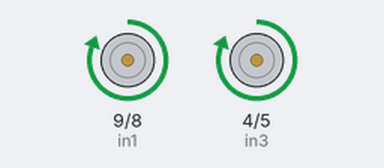
A sketch run on a simulated Arduino Uno, built with avr-gcc and run on an emulated ATmega328P. Parts: motor-driver pin pairs drawn as motors (green arrow = first pin HIGH = forward, orange = second pin HIGH = backward, longer = more drive, scaled by the enable pin).

Above: at 1.0 s.
At 5.0 s:
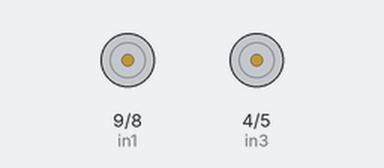
At 19.2 s:
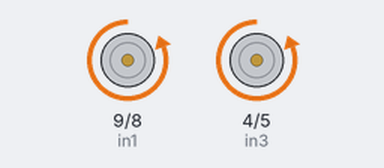
Timing chart, 0 to 21.1 s (numbered marks = the images above):
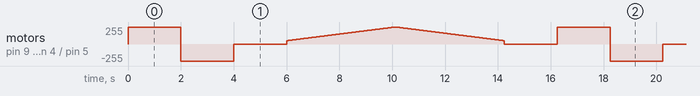

The sketch:

L298N_Motor_Driving_Demo.ino
```cpp
// motor A
#define enA 10
#define in1 9
#define in2 8

// motor B
#define enB 3
#define in3 4
#define in4 5

void setup() {
  // set all the motor control pins to outputs
  pinMode (enA, OUTPUT);
  pinMode (enB, OUTPUT);
  pinMode (in1, OUTPUT);
  pinMode (in2, OUTPUT);
  pinMode (in3, OUTPUT);
  pinMode (in4, OUTPUT);
}

void demoOne() {
  // this function wil run the motors in both directions at a fixed speed

  // turn on motor A
  digitalWrite (in1, HIGH);
  digitalWrite (in2, LOW);
  // set speed to 200 out of possible range 0-255
  analogWrite (enA, 255);

  //turn on motor B
  digitalWrite (in3, HIGH);
  digitalWrite (in4, LOW);
  //set speed to 200 out of possible range 0-255
  analogWrite (enB, 255);

  delay (2000);


  digitalWrite (in1, LOW);
  digitalWrite (in2, HIGH);
  analogWrite (enA, 255);

  digitalWrite (in3, LOW);
  digitalWrite (in4, HIGH);
  analogWrite (enB, 255);

  delay (2000);

  //now turn off motors
  digitalWrite (in1, LOW);
  digitalWrite (in2, LOW);
  digitalWrite (in3, LOW);
  digitalWrite (in4, LOW);
  delay (2000);
}

void demoTwo() {
  // this function wil run the motors across the range of possible speeds
  // note that maximum speed is determined by the motor itself and the operating voltage
  // the PWM values sent by analogWrite() are fractions of the maximum speed possible by your hardware

  //turn on motors
  digitalWrite (in1, HIGH);
  digitalWrite (in2, LOW);
  digitalWrite (in3, HIGH);
  digitalWrite (in4, LOW);

  // accelerate from zero to maximum speed
  for (int i=50; i<=255; i++) {
    analogWrite (enA, i);
    analogWrite (enB, i);
    delay (20);
  }

  // decelerate from maximum speed to zero
  for (int i=255; i>=50; --i) {
    analogWrite (enA, i);
    analogWrite (enB, i);
    delay (20);
  }

  //now turn off motors
  digitalWrite (in1, LOW);
  digitalWrite (in2, LOW);
  digitalWrite (in3, LOW);
  digitalWrite (in4, LOW);
  delay (2000);
}

void loop() {
  demoOne();

  demoTwo ();

}
```

Measured:
- by itself, motor on pin 9 (in1) / pin 8 (in2), motor on pin 4 (in3) / pin 5 (in4): moves between backward 255/255 and forward 255/255, repeating every 16.2 s
